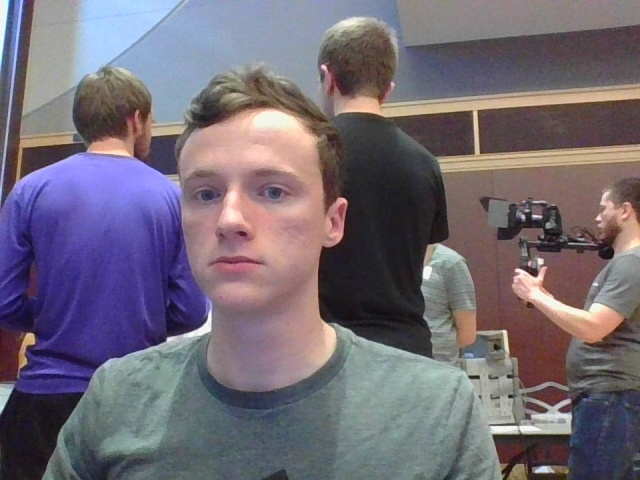
#> input picture saved_img.jpg, 640 x 480 px, found by its file name
$ python -i handDetection.py   (imports and definitions only)
#> lines starting #> are read from the running program, lines starting #| are printed output that depends on the picture; after the words box and inside, x2 and y2 are one past the last pixel; in counts of white or black regions, pixels touching at a corner belong together
# Required modules
import cv2
import numpy as np
import matplotlib.pyplot as plt

def GetHandFromPhoto():
    min_YCrCb = np.array([0,133,77],np.uint8)
    max_YCrCb = np.array([235,173,127],np.uint8)

    # Get pointer to video frames from primary device
    image = cv2.imread("saved_img.jpg") #Replace with image from web cam
#> image is the input picture: shape (480, 640, 3); mean B, G, R 117.4, 106.1, 114.2
    imageYCrCb = cv2.cvtColor(image,cv2.COLOR_BGR2YCR_CB)
#> imageYCrCb: shape (480, 640, 3); mean of channels 0, 1, 2 109.8, 131.1, 132.3
    skinRegionYCrCb = cv2.inRange(imageYCrCb,min_YCrCb,max_YCrCb)
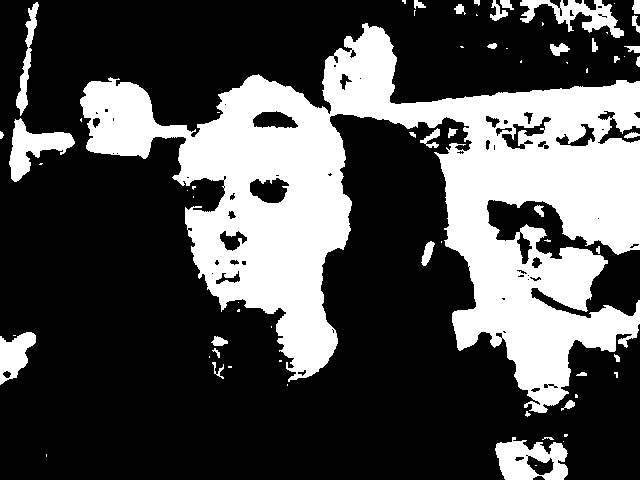
#> skinRegionYCrCb: shape (480, 640); 30.6% white; 69 white regions (34 under 20 px), largest, box (x1, y1, x2, y2) and area: (80, 23, 640, 413) 84576, (495, 437, 568, 480) 2040, (9, 118, 75, 182) 1754

    skinYCrCb = cv2.bitwise_and(image, image, mask = skinRegionYCrCb)
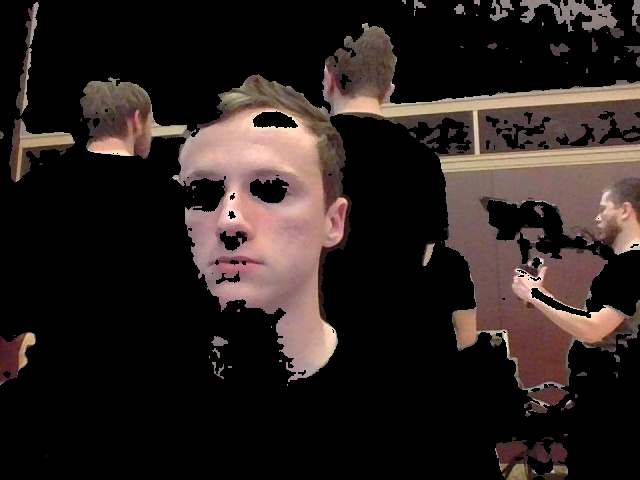
#> skinYCrCb: shape (480, 640, 3); mean B, G, R 31.8, 34.3, 43.7

    cv2.imwrite("hand_img.jpg", np.hstack([image,skinYCrCb]))
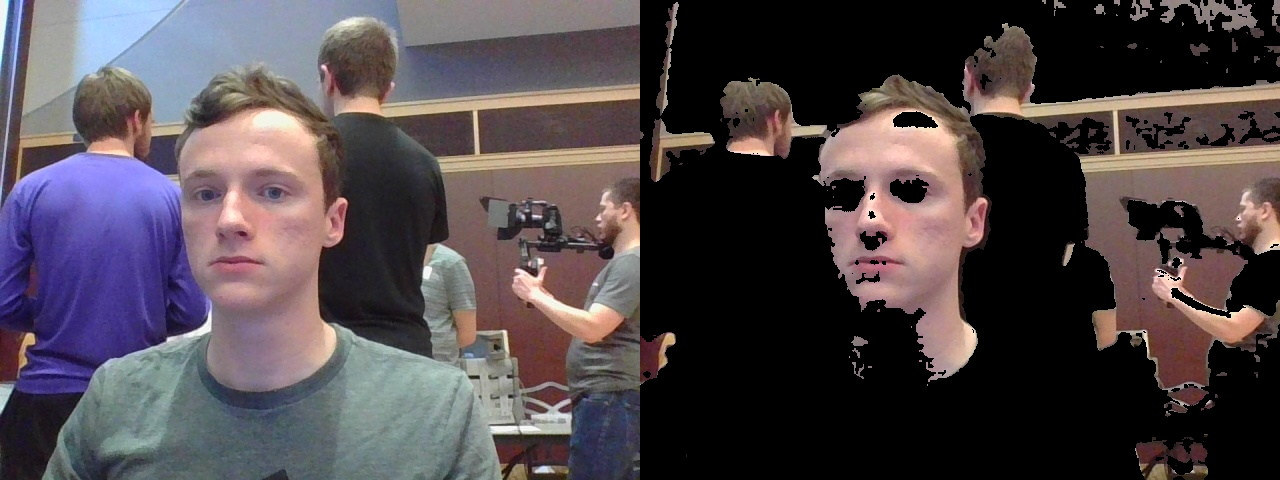
#> saved as hand_img.jpg: shape (480, 1280, 3); mean B, G, R 74.6, 70.2, 78.9

>>> result = GetHandFromPhoto()

$ run again, with M1.jpg copied over saved_img.jpg
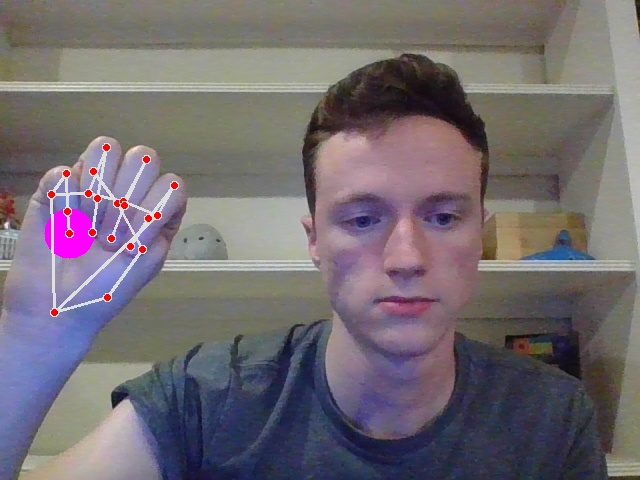
#> input picture M1.jpg, 640 x 480 px, found by its file name
#> in GetHandFromPhoto, image is the input picture: shape (480, 640, 3); mean B, G, R 113.4, 107.3, 114.5
#> imageYCrCb: shape (480, 640, 3); mean of channels 0, 1, 2 110.1, 131.1, 129.8
#> in GetHandFromPhoto, `skinRegionYCrCb = cv2.inRange(imageYCrCb,min_YCrCb,max_YCrCb)`:
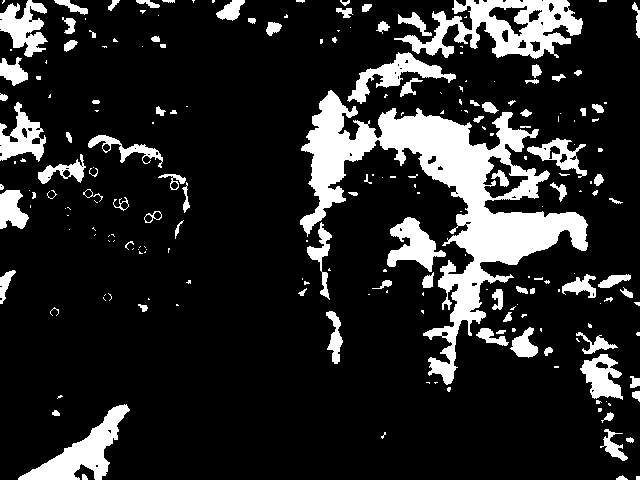
#> skinRegionYCrCb: shape (480, 640); 15.8% white; 220 white regions (124 under 20 px), largest, box (x1, y1, x2, y2) and area: (300, 90, 588, 385) 20729, (394, 0, 583, 59) 5268, (18, 404, 130, 480) 2836
#> in GetHandFromPhoto, `cv2.imwrite("hand_img.jpg", np.hstack([image,skinYCrCb]))`:
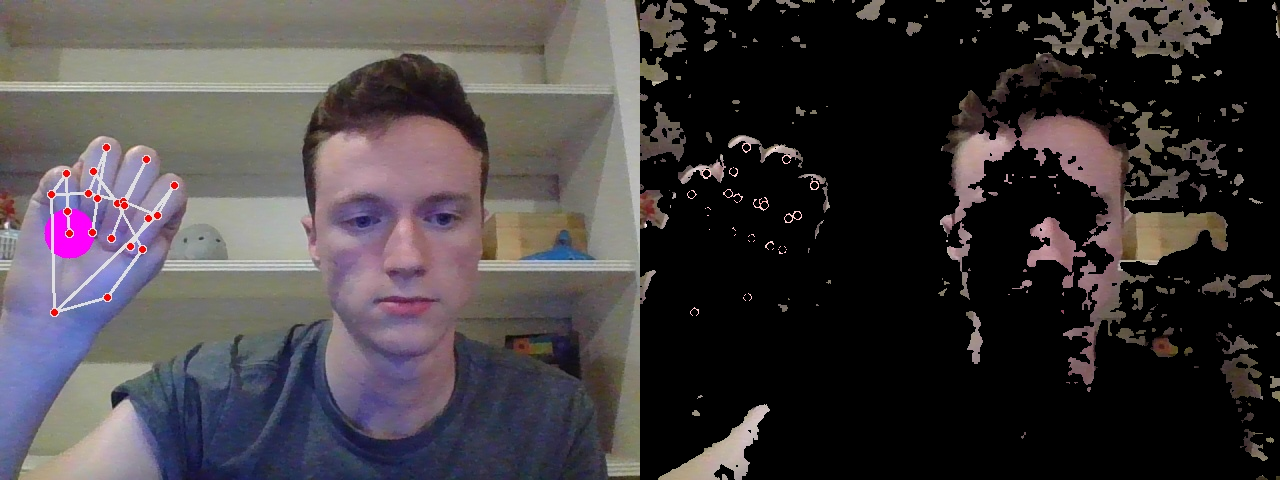
#> saved as hand_img.jpg: shape (480, 1280, 3); mean B, G, R 64.6, 62.1, 67.2

$ run again, with M1asdfasfd.jpg copied over saved_img.jpg
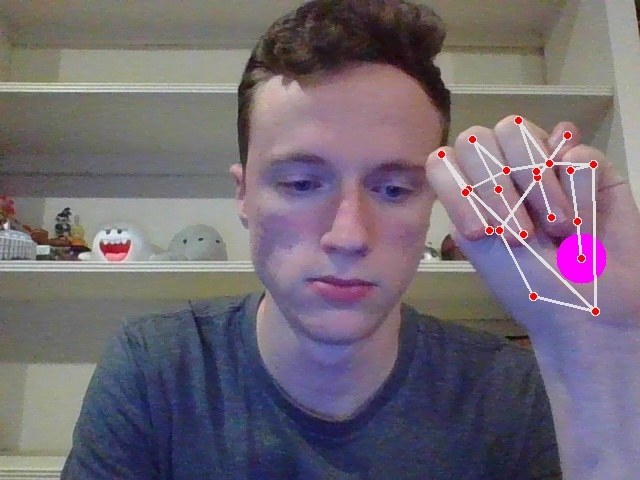
#> input picture M1asdfasfd.jpg, 640 x 480 px, found by its file name
#> in GetHandFromPhoto, image is the input picture: shape (480, 640, 3); mean B, G, R 115.8, 105.1, 113.7
#> imageYCrCb: shape (480, 640, 3); mean of channels 0, 1, 2 108.9, 131.4, 131.9
#> in GetHandFromPhoto, `skinRegionYCrCb = cv2.inRange(imageYCrCb,min_YCrCb,max_YCrCb)`:
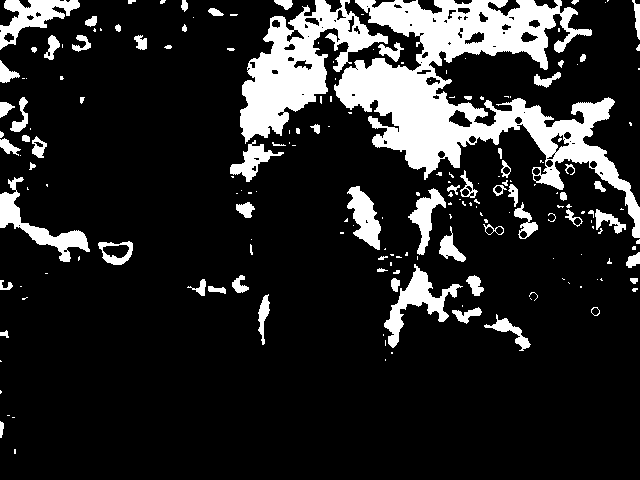
#> skinRegionYCrCb: shape (480, 640); 15.6% white; 189 white regions (112 under 20 px), largest, box (x1, y1, x2, y2) and area: (334, 0, 640, 238) 23001, (240, 0, 388, 144) 8475, (384, 264, 463, 348) 1799
#> in GetHandFromPhoto, `cv2.imwrite("hand_img.jpg", np.hstack([image,skinYCrCb]))`:
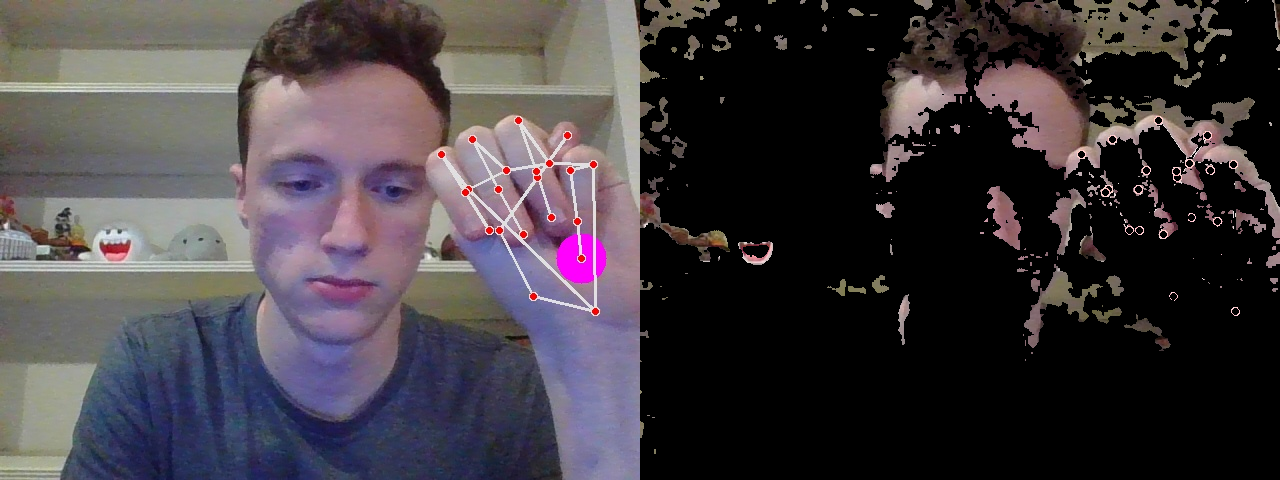
#> saved as hand_img.jpg: shape (480, 1280, 3); mean B, G, R 65.4, 60.5, 66.5

$ run again, with joke.jpg copied over saved_img.jpg
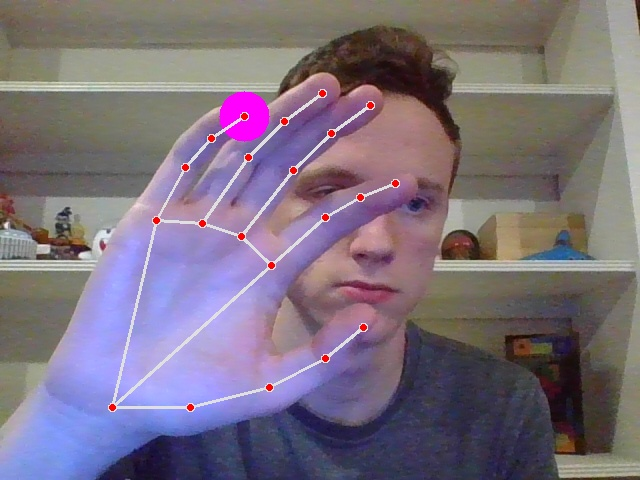
#> input picture joke.jpg, 640 x 480 px, found by its file name
#> in GetHandFromPhoto, image is the input picture: shape (480, 640, 3); mean B, G, R 126.8, 112.2, 123.9
#> imageYCrCb: shape (480, 640, 3); mean of channels 0, 1, 2 117.3, 132.7, 133.3
#> in GetHandFromPhoto, `skinRegionYCrCb = cv2.inRange(imageYCrCb,min_YCrCb,max_YCrCb)`:
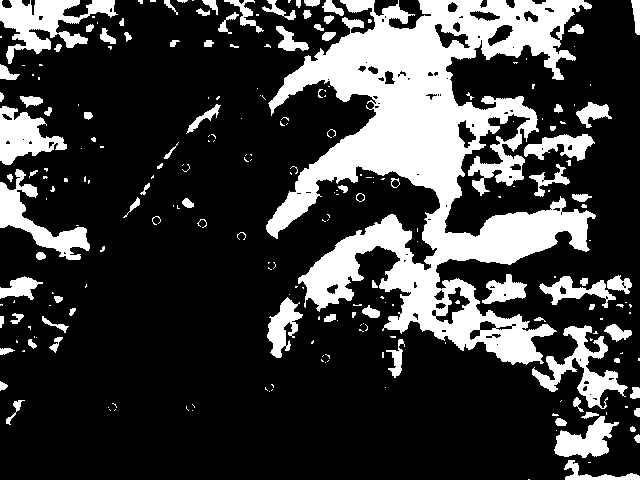
#> skinRegionYCrCb: shape (480, 640); 23.9% white; 241 white regions (148 under 20 px), largest, box (x1, y1, x2, y2) and area: (266, 0, 596, 365) 48921, (0, 0, 118, 64) 3216, (0, 169, 90, 260) 2429
#> in GetHandFromPhoto, `cv2.imwrite("hand_img.jpg", np.hstack([image,skinYCrCb]))`:
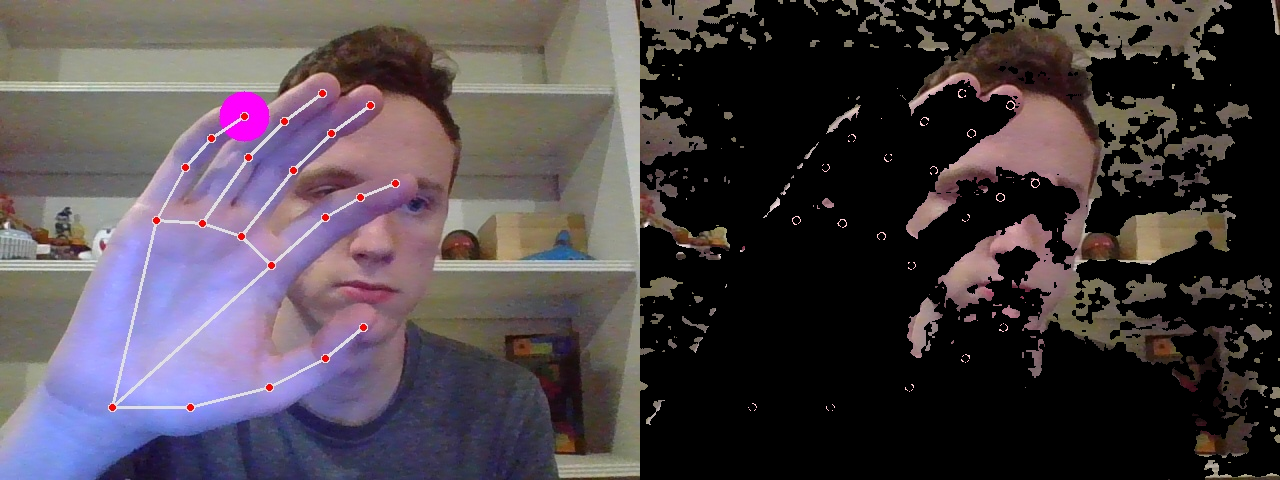
#> saved as hand_img.jpg: shape (480, 1280, 3); mean B, G, R 74, 67.8, 76.2
